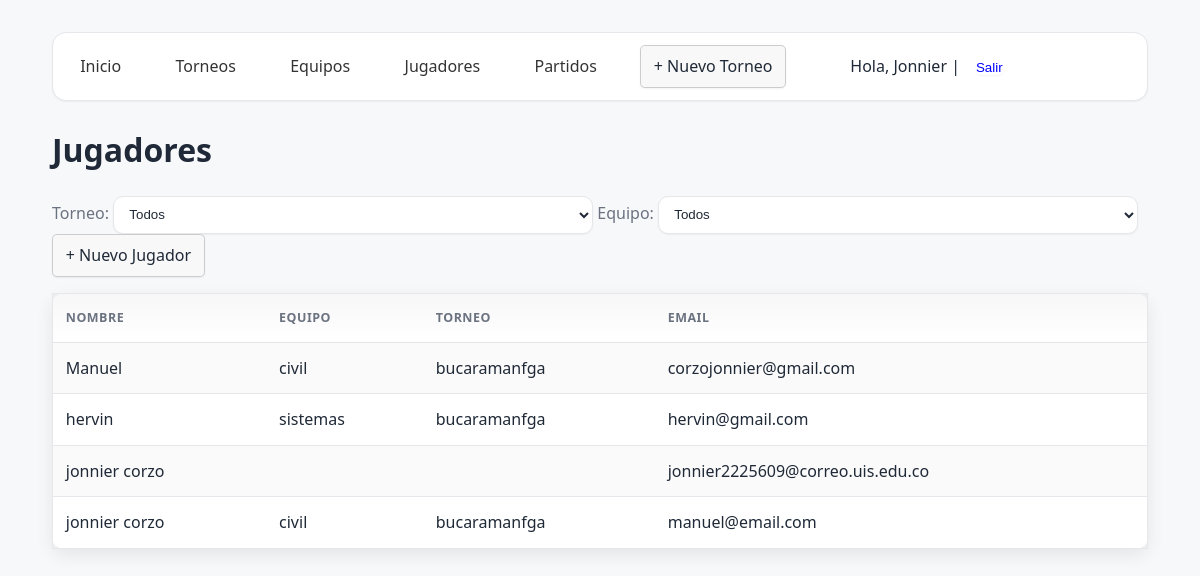
Page /jugadores/ (signed in) on the committed database.
### core/models.py (models this page shows, shortened)
class Jugador(models.Model):
    MAX_JUGADORES_POR_EQUIPO = 15
    equipo = models.ForeignKey(Equipo, on_delete=models.CASCADE, related_name="jugadores", null=True, blank=True)
    nombre = models.CharField(max_length=120)
    dorsal = models.PositiveIntegerField(null=True, blank=True)
    email = models.EmailField(blank=True)
    class Meta:
        constraints = [
            models.UniqueConstraint(
                fields=["equipo", "nombre"], name="unique_jugador_en_equipo"
            )
        ]
        ordering = ["nombre"]

class Equipo(models.Model):
    MAX_EQUIPOS_POR_TORNEO = 20
    torneo = models.ForeignKey(Torneo, on_delete=models.CASCADE, related_name="equipos")
    nombre = models.CharField(max_length=120)
    class Meta:
        constraints = [
            models.UniqueConstraint(
                fields=["torneo", "nombre"], name="unique_equipo_en_torneo"
            )
        ]
        ordering = ["nombre"]

class Torneo(models.Model):
    nombre = models.CharField(max_length=150, unique=True)
    fecha_inicio = models.DateField()
    fecha_fin = models.DateField(null=True, blank=True)
    ubicacion = models.CharField(max_length=150, blank=True)
    descripcion = models.TextField(blank=True)
    class Meta:
        ordering = ["-fecha_inicio", "nombre"]

### core/views.py (the view)
# urls.py: path('jugadores/', views.jugadores_list, name='jugadores_list'),
@login_required
def jugadores_list(request):
    torneo_id = request.GET.get("torneo") or ""
    equipo_id = request.GET.get("equipo") or ""
    jugadores = Jugador.objects.select_related("equipo", "equipo__torneo")
    torneos = Torneo.objects.all().order_by("nombre")
    if torneo_id:
        equipos = Equipo.objects.filter(torneo_id=torneo_id).order_by("nombre")
        jugadores = jugadores.filter(equipo__torneo_id=torneo_id)
    else:
        equipos = Equipo.objects.all().order_by("nombre")
    if equipo_id:
        jugadores = jugadores.filter(equipo_id=equipo_id)
    ctx = {
        "jugadores": jugadores,
        "torneos": torneos,
        "equipos": equipos,
        "torneo_id": str(torneo_id),
        "equipo_id": str(equipo_id),
    }
    return render(request, "core/jugadores_list.html", ctx)

### templates/core/jugadores_list.html (shortened to what this page needs)
{% extends "base.html" %}
{% block content %}
<h1>Jugadores</h1>
<form method="get">
  <label>Torneo:</label>
  <select name="torneo" onchange="this.form.submit()">
    <option value="">Todos</option>
  </select>
  <label>Equipo:</label>
  <select name="equipo" onchange="this.form.submit()">
    <option value="">Todos</option>
  </select>
  <a class="btn" href="{% url 'jugador_create' %}{% if torneo_id or equipo_id %}?{% if torneo_id %}torneo={{ torneo_id }}{% endif %}{% if torneo_id and equipo_id %}&{% endif %}{% if equipo_id %}equipo={{ equipo_id }}{% endif %}{% endif %}">
    + Nuevo Jugador
  </a>
</form>
<table class="table-wrap">
  <thead>
    <tr>
      <th>Nombre</th>
      <th>Equipo</th>
      <th>Torneo</th>
      <th>Email</th>
    </tr>
  </thead>
  <tbody>
    {% for j in jugadores %}
      <tr>
        <td>{{ j.nombre }}</td>
        <td>{{ j.equipo.nombre }}</td>
        <td>{{ j.equipo.torneo.nombre }}</td>
        <td>{{ j.email|default:"—" }}</td>
      </tr>
    {% empty %}
      <tr><td colspan="4">Sin jugadores.</td></tr>
    {% endfor %}
  </tbody>
</table>
{% endblock %}

### templates/base.html (shortened to what this page needs)
<!DOCTYPE html>
<html lang="es">
<head>
  {% load static %}
  <link rel="stylesheet" href="{% static 'css/styles.css' %}">
</head>
<body>
  <nav>
    <a href="{% url 'home' %}">Inicio</a>
    <a href="{% url 'torneos_list' %}">Torneos</a>
    <a href="{% url 'equipos_list' %}">Equipos</a>
    <a href="{% url 'jugadores_list' %}">Jugadores</a>
    <a href="{% url 'partidos_list' %}">Partidos</a>
    <a class="btn" href="{% url 'torneo_create' %}">+ Nuevo Torneo</a>
    {% if user.is_authenticated %}
      Hola, {{ user.username }} |
      <form action="{% url 'logout' %}" method="post" style="display:inline;">
        <button type="submit" class="btn" style="background:none; border:none; padding:0; color:#00f; cursor:pointer;">Salir</button>
      </form>
    {% else %}
      <a href="{% url 'login' %}">Iniciar sesión</a>
    {% endif %}
  </nav>
  <main>
    {% block content %}{% endblock %}
  </main>
</body>
</html>

### static/css/styles.css (style rules this page uses)
:root { --bg: #f7f8fa; --card: #ffffff; --text: #1f2937; --muted: #6b7280; --primary: #2563eb; --primary-600: #1d4ed8; --primary-700: #1e40af; --border: #e5e7eb; --ring: rgba(37, 99, 235, 0.25); --success: #16a34a; --warning: #f59e0b; --danger: #dc2626; --radius: 12px; --shadow-sm: 0 1px 2px rgba(0,0,0,.05); --shadow-md: 0 6px 18px rgba(0,0,0,.08); --font-sans: ui-sans-serif, system-ui, -apple-system, "Segoe UI", Roboto, "Helvetica Neue", Arial, "Apple Color Emoji", "Segoe UI Emoji"; }
* { box-sizing: border-box; }
html, body { height: 100%; }
body { margin: 0; padding: 0 1.25rem 2rem; background: var(--bg); color: var(--text); font-family: var(--font-sans); line-height: 1.55; }
main { max-width: 1100px; margin: 1.2rem auto 0; }
nav { position: sticky; top: 0; z-index: 50; background: var(--card); border: 1px solid var(--border); border-radius: calc(var(--radius) + 2px); box-shadow: var(--shadow-sm); padding: .75rem 1rem; margin: 1rem auto 1.25rem; max-width: 1100px; display: flex; align-items: center; flex-wrap: wrap; gap: .6rem 1rem; }
nav a { text-decoration: none; color: var(--text); padding: .45rem .7rem; border-radius: 8px; transition: background .2s ease, color .2s ease, transform .08s ease; }
.btn { display: inline-flex; align-items: center; gap: .4rem; padding: .55rem .85rem; border-radius: 10px; border: 1px solid var(--border); background: var(--card); color: var(--text); text-decoration: none; cursor: pointer; box-shadow: var(--shadow-sm); transition: background .2s ease, border-color .2s ease, transform .08s ease; }
.table-wrap { overflow: auto; background: var(--card); border: 1px solid var(--border); border-radius: var(--radius); box-shadow: var(--shadow-md); }
table { width: 100%; border-collapse: collapse; min-width: 700px; }
thead th { position: sticky; top: 0; background: linear-gradient(180deg, rgba(0,0,0,.03), transparent); color: var(--muted); font-weight: 600; text-transform: uppercase; letter-spacing: .04em; font-size: .78rem; padding: .9rem .8rem; border-bottom: 1px solid var(--border); }
tbody td { padding: .8rem .8rem; border-bottom: 1px solid var(--border); vertical-align: middle; }
tbody tr:nth-child(odd) { background: rgba(0,0,0,.02); }
input[type="text"], input[type="email"], input[type="number"], input[type="date"], input[type="datetime-local"], select, textarea { width: min(480px, 100%); padding: .6rem .7rem; border-radius: 10px; border: 1px solid var(--border); background: var(--card); color: var(--text); box-shadow: var(--shadow-sm); transition: border-color .15s ease, box-shadow .15s ease, transform .08s ease; }
label { display: inline-block; margin-bottom: .35rem; color: var(--muted); }
a { color: var(--primary-600); }

### templates/base.html (style rules this page uses)
body { font-family: system-ui, sans-serif; margin: 2rem; }
nav { margin-bottom: 1.5rem; }
nav a { margin-right: 1rem; text-decoration: none; color: #333; }
table { border-collapse: collapse; width: 100%; margin-top: 1rem; }
th, td { padding: .5rem; border-bottom: 1px solid #ddd; text-align: left; }
.btn { display: inline-block; padding: .5rem .8rem; border: 1px solid #ccc; border-radius: .3rem; text-decoration: none; background-color: #f8f8f8; cursor: pointer; }

### rows in the picture
Jugador: nombre "Manuel", equipo.nombre "civil", equipo.torneo.nombre "bucaramanfga", email "corzojonnier@gmail.com"
Jugador: nombre "hervin", equipo.nombre "sistemas", equipo.torneo.nombre "bucaramanfga", email "hervin@gmail.com"
Jugador: nombre "jonnier corzo", email "jonnier2225609@correo.uis.edu.co"
Jugador: nombre "jonnier corzo", equipo.nombre "civil", equipo.torneo.nombre "bucaramanfga", email "manuel@email.com"

### other values in the picture
{{ user.username }} "Jonnier"
